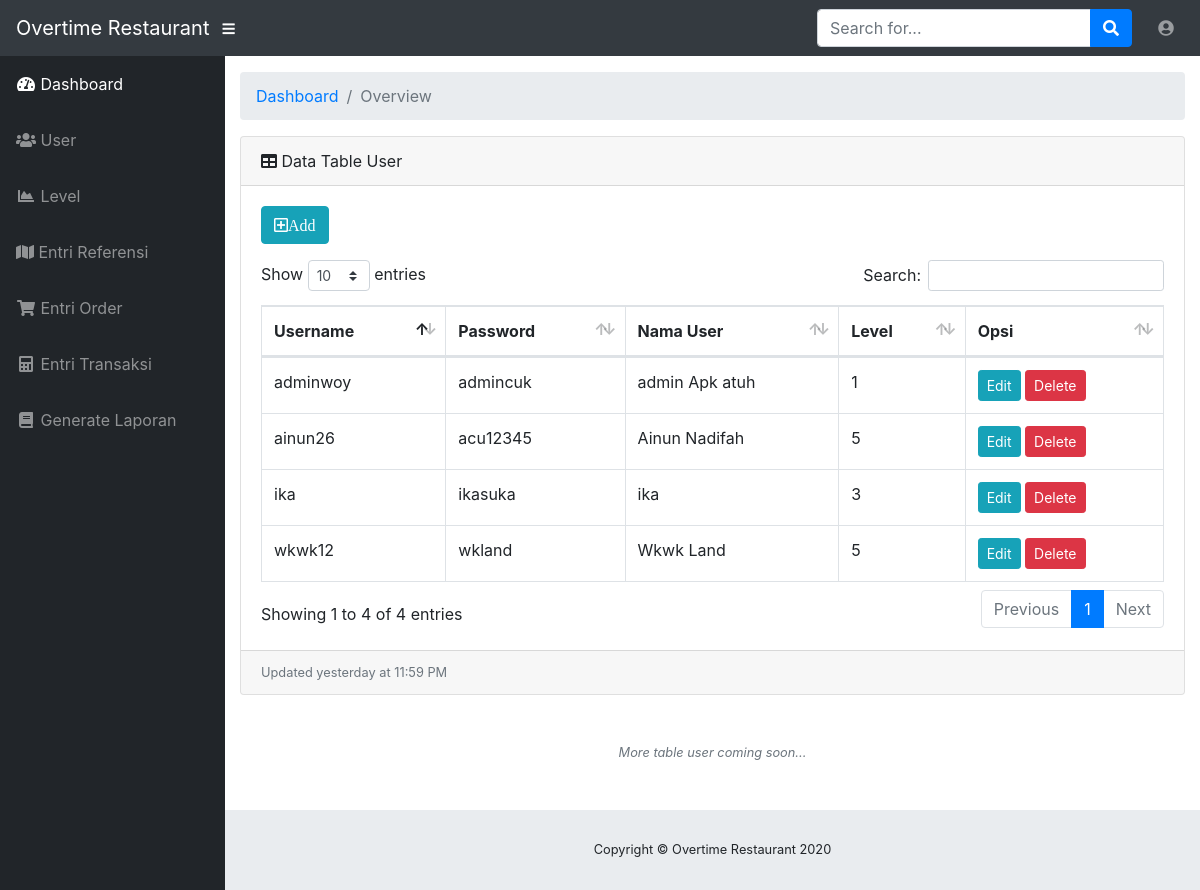
Screenshot of /admin/user.php with the database file from the repository.
### tables this page shows
CREATE TABLE `user` (
  `id_user` int(11) NOT NULL,
  `username` varchar(60) NOT NULL,
  `password` varchar(8) NOT NULL,
  `nama_user` varchar(60) NOT NULL,
  `id_level` int(11) NOT NULL
);

### admin/user.php (the view)
<?php
include "admin.php";
include "../config.php";
$result = mysqli_query($dbconnect,"SELECT * FROM user ORDER BY id_user DESC");
?>
        <div class="card mb-3">
          <div class="card-header">
            <i class="fas fa-table"></i>
            Data Table User</div>
          <div class="card-body">
            <div class="table-responsive">
              <table class="table table-bordered" id="dataTable" width="100%" cellspacing="0">
                <a href="../add/register.php" class="fa fa-plus-square btn btn-info">Add</a>
                <div class="col-md-6 mb-3">
      <thead>
			<tr>
				<th>Username</th><th>Password</th><th>Nama User</th><th>Level</th><th>Opsi</th>
			</tr>
      </thead>
			<?php while ($data =mysqli_fetch_assoc($result)): ?>
				<tr>
					<td><?= $data['username']; ?></td>
					<td><?= $data['password']; ?></td>
					<td><?= $data['nama_user']; ?></td>
					<td><?= $data['id_level']; ?></td>
					<td>
						<a href="../edit/edit_user.php?id_user=<?= $data["id_user"];?>" class="btn btn-info btn-sm">Edit</a>
						<a href="../deleted/delete_user.php?id_user=<?= $data["id_user"];?>" onclick="return confirm('Apakah anda yakin ?');" class="btn btn-danger btn-sm">Delete</a>
					</td>
				</tr>
			<?php endwhile; ?>
		</div>
              </table>
            </div>
          </div>
          <div class="card-footer small text-muted">Updated yesterday at 11:59 PM</div>
        </div>
        <p class="small text-center text-muted my-5">
          <em>More table user coming soon...</em>
        </p>
      </div>
<?php include "../footer.php"; ?>

### rows the page displays
user: username "ika", password "ikasuka", nama_user "ika", id_level "3"
user: username "wkwk12", password "wkland", nama_user "Wkwk Land", id_level "5"
user: username "adminwoy", password "admincuk", nama_user "admin Apk atuh", id_level "1"
user: username "ainun26", password "acu12345", nama_user "Ainun Nadifah", id_level "5"
